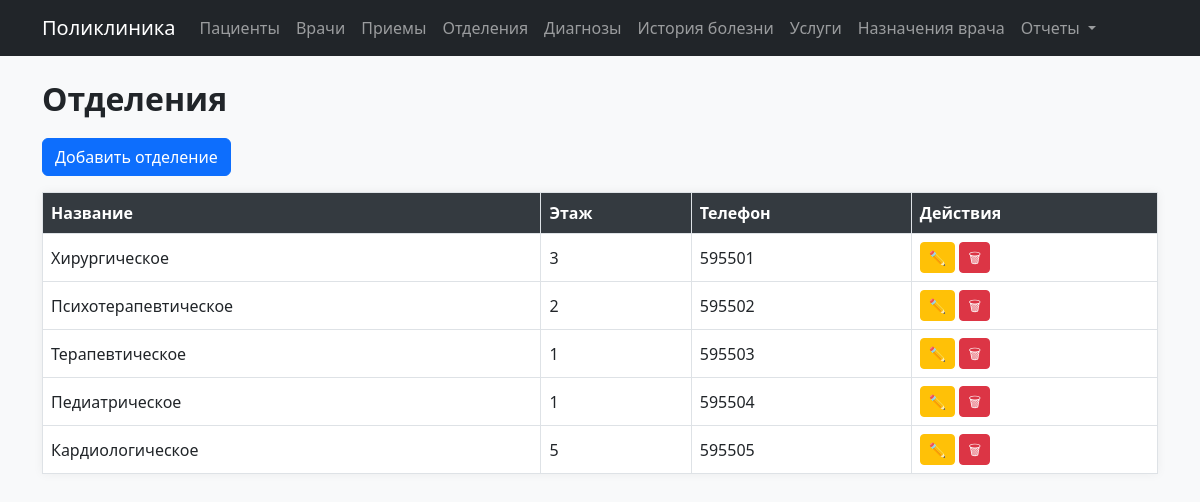
The page /departments on the database its author committed.
### models.py (models this page shows)
class Department(db.Model):
    __tablename__ = 'departments'
    id = db.Column(db.Integer, primary_key=True)
    name = db.Column(db.String(100), nullable=False)
    floor = db.Column(db.Integer)
    phone = db.Column(db.String(20))
    doctors = db.relationship('Doctor', backref='department', lazy=True)

### modules/departments.py (the view)
@departments_bp.route('/departments')
def list_departments():
    departments = Department.query.all()
    return render_template('departments/list.html', departments=departments)

### templates/departments/list.html
{% extends 'index.html' %}
{% block content %}
<h2>Отделения</h2>
<a href="/departments/new" class="btn btn-primary mb-3">Добавить отделение</a>
<table class="table table-bordered">
    <thead>
        <tr>
            <th>Название</th>
            <th>Этаж</th>
            <th>Телефон</th>
            <th>Действия</th>
        </tr>
    </thead>
    <tbody>
        {% for dep in departments %}
        <tr>
            <td>{{ dep.name }}</td>
            <td>{{ dep.floor }}</td>
            <td>{{ dep.phone }}</td>
            <td>
                <a href="/departments/{{ dep.id }}/edit" class="btn btn-sm btn-warning">✏️</a>
                <a href="/departments/{{ dep.id }}/delete" class="btn btn-sm btn-danger">🗑</a>
            </td>
        </tr>
        {% endfor %}
    </tbody>
</table>
{% endblock %}

### static/style.css (style rules this page uses)
body { background-color: #f8f9fa; font-family: 'Segoe UI', sans-serif; }
h2 { font-weight: 600; margin-bottom: 20px; }
.table { background-color: #fff; box-shadow: 0 0 10px rgba(0,0,0,0.05); }
.table th { background-color: #343a40; color: white; }
.table td, .table th { vertical-align: middle; }
.btn { font-weight: 500; }
.btn-sm { padding: 0.25rem 0.5rem; }

### rows shown on the page
Department: name "Хирургическое", floor "3", phone "595501"
Department: name "Психотерапевтическое", floor "2", phone "595502"
Department: name "Терапевтическое", floor "1", phone "595503"
Department: name "Педиатрическое", floor "1", phone "595504"
Department: name "Кардиологическое", floor "5", phone "595505"
